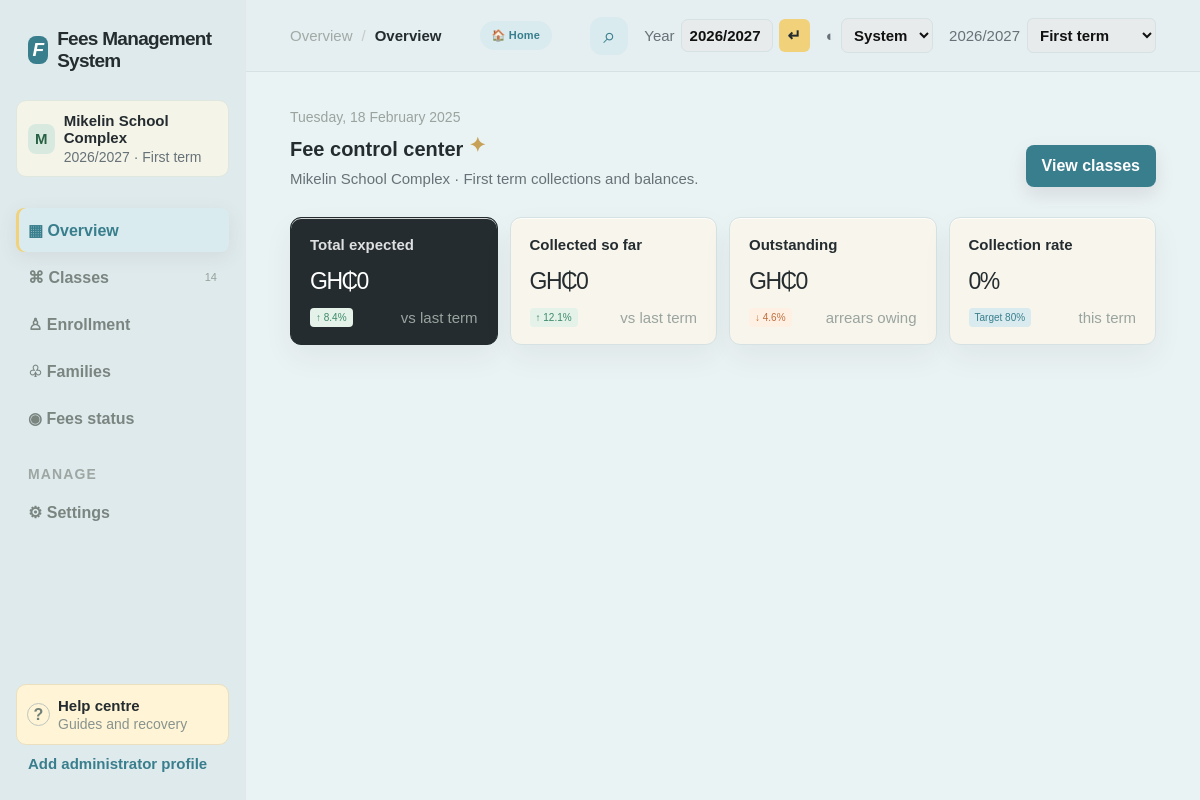
The page / on the database its author committed.
### tables this page shows
CREATE TABLE settings (key TEXT PRIMARY KEY, value TEXT NOT NULL);

### app.py (the view)
@app.get("/")
def dashboard():
    if request.args.get("view") == "classes":
        return redirect(url_for("classes_page"))
    academic_year, term = current_period()
    query = request.args.get("q", "").strip().casefold()
    student_rows = db().execute("SELECT * FROM students ORDER BY name").fetchall()
    students = [dict(student) for student in student_rows if query and (query in student["name"].casefold() or query in student["id"].casefold())]
    return render_template("dashboard.html", students=students, query=request.args.get("q", ""), page="Overview")

### app.py (called while the page is built)
def school_registry_connection():
    connection = sqlite3.connect(SCHOOLS_DATABASE)
    connection.row_factory = sqlite3.Row
    return connection

def list_schools():
    connection = school_registry_connection()
    schools = [dict(row) for row in connection.execute("SELECT id, name FROM schools ORDER BY name").fetchall()]
    connection.close()
    return schools

def active_school_id():
    if not has_request_context():
        return "default"
    requested_id = request.cookies.get("school_id", "default")
    connection = school_registry_connection()
    school = connection.execute("SELECT id FROM schools WHERE id=?", (requested_id,)).fetchone()
    connection.close()
    return school["id"] if school else "default"

def school_database_path():
    if not has_request_context():
        return DATABASE
    school_id = active_school_id()
    connection = school_registry_connection()
    school = connection.execute("SELECT database_file FROM schools WHERE id=?", (school_id,)).fetchone()
    connection.close()
    return SCHOOLS_DATABASE.parent / school["database_file"] if school and school_id != "default" else DATABASE

def connect_db(database_path=None):
    connection = sqlite3.connect(database_path or school_database_path())
    connection.row_factory = sqlite3.Row
    connection.execute("PRAGMA foreign_keys = ON")
    return connection

def db():
    if "db" not in g:
        g.db = connect_db()
    return g.db

def current_period():
    rows = db().execute("SELECT key, value FROM settings WHERE key IN ('academic_year', 'term')").fetchall()
    settings = {row["key"]: row["value"] for row in rows}
    return settings.get("academic_year", ACADEMIC_YEAR), int(settings.get("term", 1))

def fee_config(class_id, academic_year, term):
    row = db().execute("SELECT fees, textbooks, exercise_books, notebooks FROM fees WHERE class_id=? AND academic_year=? AND term=?", (class_id, academic_year, term)).fetchone()
    return dict(row) if row else {"fees": 0, "textbooks": 0, "exercise_books": 0, "notebooks": 0}

@app.template_filter("money")
def money(value):
    return f"GH₵{value:,.0f}"

### templates/dashboard.html (shortened to what this page needs)
<!doctype html>
<html lang="en">
<head>
    <link rel="stylesheet" href="{{ url_for('static_css') }}">
</head>
<body class="theme-{{ theme }}{% if school_background_url %} has-school-background{% endif %}" >
    <div class="app-shell">
        <aside class="sidebar">
            <div class="brand"><span class="brand-mark">F</span><span>Fees Management System</span></div>
            <div class="school-switcher">{% if school_logo_url %}<img class="school-logo" src="{{ school_logo_url }}"
                    alt="{{ school_name }} logo">{% else %}<span class="school-avatar">{{ school_name[:1]|upper
                    }}</span>{% endif %}<span><b>{{
                        school_name }}</b><small>{{ academic_year }} · {{ term_name }}</small></span></div>
            <nav class="main-nav">
                <a class="nav-item active" href="{{ url_for('dashboard') }}">▦
                    Overview</a><a class="nav-item" href="{{ url_for('classes_page') }}">⌘ Classes
                    <span class="nav-count">{{ class_count }}</span></a><a class="nav-item"
                    href="{{ url_for('enrollment_page') }}">♙ Enrollment</a><a class="nav-item"
                    href="{{ url_for('families_page') }}">♧ Families</a><a class="nav-item"
                    href="{{ url_for('fees_status_page') }}">◉ Fees status</a>
                <p class="nav-label second">Manage</p><a class="nav-item" href="{{ url_for('settings_page') }}">⚙
                    Settings</a>
            </nav>
            <a class="sidebar-footer help-link" href="{{ url_for('help_page') }}">
                <div class="help-dot">?</div>
                <div><b>Help centre</b><small>Guides and recovery</small></div>
            </a>
            {% if admin_name %}<div class="user-profile">
                <div class="user-avatar">{{ admin_initials }}</div>
                <div><b>{{ admin_name }}</b><small>Administrator</small></div>
            </div>{% else %}<a class="profile-setup-link" href="{{ url_for('settings_page') }}#profile">Add
                administrator profile</a>{% endif %}
        </aside>
        <main class="main-content">
            <header class="topbar">
                <div class="breadcrumb"><span>Overview</span><span class="slash">/</span><strong>{{ page }}</strong>
                </div>
                <a class="home-button" href="{{ url_for('dashboard') }}">🏠 Home</a>
                <div class="topbar-tools">
                    <details class="search-drawer">
                        <summary aria-label="Open search">⌕</summary>
                    </details>
                    <form class="year-switcher" method="post" action="{{ url_for('switch_academic_year') }}">
                        <span>Year</span><input name="academic_year" value="{{ academic_year }}"
                            pattern="[0-9]{4}/[0-9]{4}" aria-label="Academic year"><button type="submit"
                            aria-label="Save academic year">↵</button>
                    </form>
                    <form class="theme-switcher" method="post" action="{{ url_for('set_theme') }}"><span>◐</span><select
                            name="theme" aria-label="Colour theme" onchange="this.form.submit()">
                            <option value="system" {% if theme=='system' %}selected{% endif %}>System</option>
                        </select></form>
                    <form class="term-switcher" method="post" action="{{ url_for('switch_term') }}"><span>{{
                            academic_year }}</span><select name="term" onchange="this.form.submit()">{% for number, name
                            in terms.items() %}<option value="{{ number }}" {% if number==term %}selected{% endif %}>{{
                                name }}</option>{% endfor %}</select></form>
                </div>
            </header>
            <section class="page-content" id="summary">
                <div class="intro-row">
                    <div>
                        <p class="eyebrow">Tuesday, 18 February 2025</p>
                        <h1>Fee control center <span>✦</span></h1>
                        <p class="subheading">{{ school_name }} · {{ term_name }} collections and balances.</p>
                    </div><a class="primary-button" href="{{ url_for('classes_page') }}">View classes</a>
                </div>
                <section class="metric-grid">
                    <article class="metric-card dark">
                        <div class="metric-top"><span>Total expected</span></div><strong>{{ expected|money }}</strong>
                        <div class="metric-foot"><span class="trend up">↑ 8.4%</span><span>vs last term</span></div>
                    </article>
                    <article class="metric-card">
                        <div class="metric-top"><span>Collected so far</span></div><strong>{{ collected|money
                            }}</strong>
                        <div class="metric-foot"><span class="trend up">↑ 12.1%</span><span>vs last term</span></div>
                    </article>
                    <article class="metric-card">
                        <div class="metric-top"><span>Outstanding</span></div><strong>{{ outstanding|money }}</strong>
                        <div class="metric-foot"><span class="trend down">↓ 4.6%</span><span>arrears owing</span></div>
                    </article>
                    <article class="metric-card">
                        <div class="metric-top"><span>Collection rate</span></div><strong>{{ ((collected / expected *
                            100)|round(1)) if expected else 0 }}%</strong>
                        <div class="metric-foot"><span class="target">Target 80%</span><span>this term</span></div>
                    </article>
                </section>
            </section>
        </main>
    </div>
</body>
</html>

### rows shown on the page
settings: value "M", value "Mikelin School Complex"
settings: value "2026/2027", academic_year "2026/2027"

### other values the page prints
{{ term_name }} "First term"
{{ class_count }} "14"
{{ page }} "Overview"
{{ expected|money }} "GH₵0"
{{ collected|money }} "GH₵0"
{{ outstanding|money }} "GH₵0"
form field term "First term"
